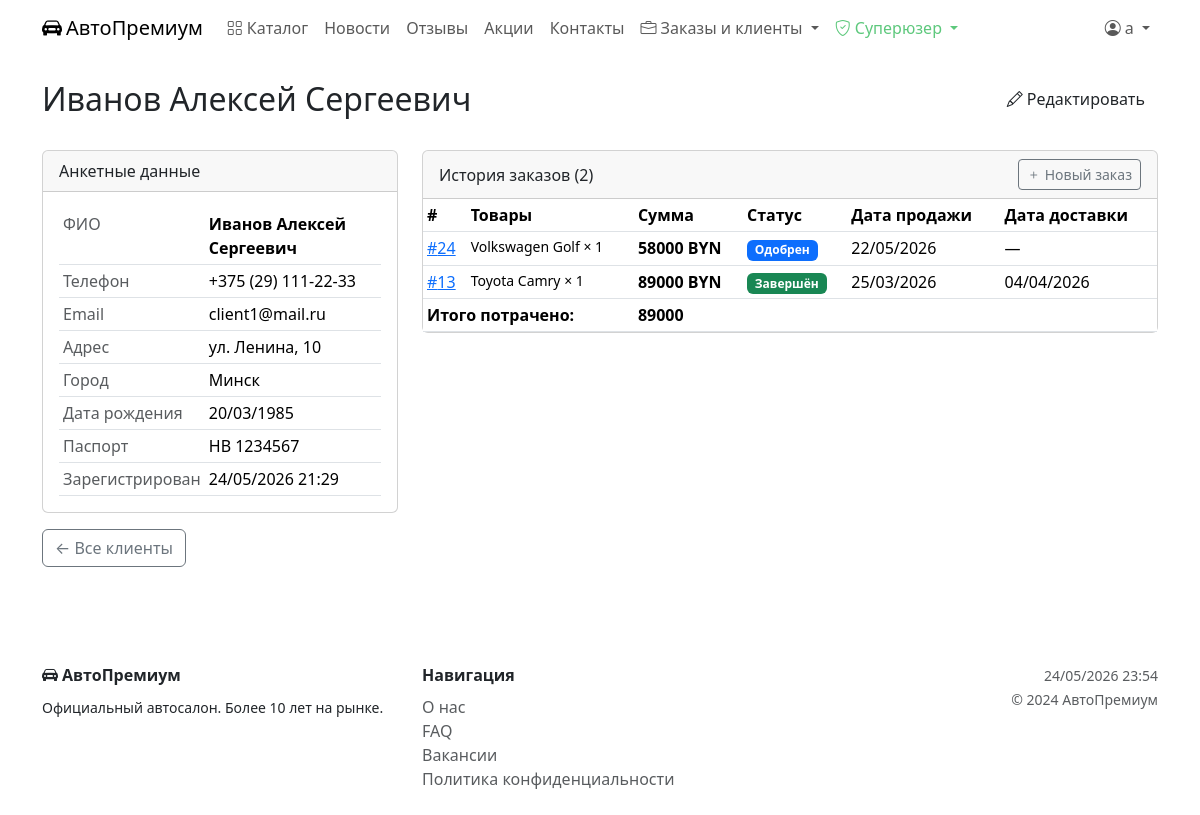
/clients/7/ (signed in), run on the app's committed database.
### catalog/models.py (models this page shows, shortened)
class Client(models.Model):
    user = models.OneToOneField(
        User, on_delete=models.CASCADE,
        related_name='client_profile', verbose_name='Пользователь'
    )
    last_name = models.CharField('Фамилия', max_length=100, blank=True)
    first_name = models.CharField('Имя', max_length=100, blank=True)
    patronymic = models.CharField('Отчество', max_length=100, blank=True)
    phone = models.CharField('Телефон', max_length=20, validators=[validate_phone])
    email = models.EmailField('Email')
    address = models.CharField('Адрес', max_length=255, blank=True)
    city = models.CharField('Город', max_length=100, blank=True)
    birth_date = models.DateField('Дата рождения', validators=[validate_adult])
    passport_series = models.CharField('Серия паспорта', max_length=10, blank=True)
    passport_number = models.CharField('Номер паспорта', max_length=20, blank=True)
    created_at = models.DateTimeField('Зарегистрирован', auto_now_add=True)
    class Meta:
        verbose_name = 'Клиент'
        verbose_name_plural = 'Клиенты'
        ordering = ['last_name', 'first_name']
    def full_name(self):
        parts = [self.last_name, self.first_name, self.patronymic]
        return ' '.join(p for p in parts if p) or self.user.get_full_name() or self.user.username

class Order(models.Model):
    STATUS_CHOICES = [
        ('pending', 'Ожидает'),
        ('approved', 'Одобрен'),
        ('completed', 'Завершён'),
        ('cancelled', 'Отменён'),
    ]
    client = models.ForeignKey(
        Client, on_delete=models.PROTECT,
        related_name='orders', verbose_name='Клиент'
    )
    employee = models.ForeignKey(
        Employee, on_delete=models.SET_NULL, null=True, blank=True,
        related_name='orders', verbose_name='Сотрудник'
    )
    status = models.CharField('Статус', max_length=15, choices=STATUS_CHOICES, default='pending')
    sale_date = models.DateField('Дата продажи', null=True, blank=True)
    delivery_date = models.DateField('Дата доставки', null=True, blank=True)
    total_amount = models.DecimalField(
        'Итоговая сумма (BYN)', max_digits=14, decimal_places=2, default=0
    )
    comment = models.TextField('Комментарий', blank=True)
    created_at = models.DateTimeField('Создан', auto_now_add=True)
    updated_at = models.DateTimeField('Изменён', auto_now=True)
    class Meta:
        verbose_name = 'Заказ'
        verbose_name_plural = 'Заказы'
        ordering = ['-created_at']

class OrderItem(models.Model):
    order = models.ForeignKey(
        Order, on_delete=models.CASCADE,
        related_name='items', verbose_name='Заказ'
    )
    car = models.ForeignKey(
        Car, on_delete=models.PROTECT,
        related_name='order_items', verbose_name='Автомобиль'
    )
    quantity = models.PositiveSmallIntegerField('Количество', default=1)
    unit_price = models.DecimalField(
        'Цена за единицу (BYN)', max_digits=12, decimal_places=2
    )
    class Meta:
        verbose_name = 'Позиция заказа'
        verbose_name_plural = 'Позиции заказа'

class Car(models.Model):
    TRANSMISSION_CHOICES = [
        ('MT', 'Механика'), ('AT', 'Автомат'),
        ('CVT', 'Вариатор'), ('DCT', 'Робот'),
    ]
    FUEL_CHOICES = [
        ('petrol', 'Бензин'), ('diesel', 'Дизель'),
        ('electric', 'Электро'), ('hybrid', 'Гибрид'),
    ]
    STATUS_CHOICES = [
        ('available', 'В наличии'),
        ('reserved', 'Зарезервирован'),
        ('sold', 'Продан'),
    ]
    vin = models.CharField('VIN', max_length=17, unique=True)
    name = models.CharField('Модель', max_length=200)
    manufacturer = models.ForeignKey(
        Manufacturer, on_delete=models.PROTECT,
        related_name='cars', verbose_name='Производитель'
    )
    car_type = models.ForeignKey(
        CarType, on_delete=models.PROTECT,
        related_name='cars', verbose_name='Тип кузова'
    )
    year = models.PositiveSmallIntegerField('Год выпуска')
    price = models.DecimalField('Цена (BYN)', max_digits=12, decimal_places=2)
    mileage = models.PositiveIntegerField('Пробег (км)', default=0)
    color = models.CharField('Цвет', max_length=50)
    transmission = models.CharField('Трансмиссия', max_length=3, choices=TRANSMISSION_CHOICES)
    fuel = models.CharField('Тип топлива', max_length=10, choices=FUEL_CHOICES)
    engine_volume = models.DecimalField('Объём двигателя (л)', max_digits=4, decimal_places=1)
    horsepower = models.PositiveSmallIntegerField('Мощность (л.с.)')
    description = models.TextField('Описание', blank=True)
    photo = models.ImageField('Фото', upload_to='cars/', blank=True, null=True)
    status = models.CharField('Статус', max_length=10, choices=STATUS_CHOICES, default='available')
    features = models.ManyToManyField(
        Feature, blank=True, related_name='cars', verbose_name='Опции'
    )
    created_at = models.DateTimeField('Добавлен', auto_now_add=True)
    updated_at = models.DateTimeField('Изменён', auto_now=True)
    class Meta:
        verbose_name = 'Автомобиль'
        verbose_name_plural = 'Автомобили'
        ordering = ['-created_at']

class Manufacturer(models.Model):
    name = models.CharField('Название', max_length=100)
    country = models.CharField('Страна', max_length=100)
    website = models.URLField('Сайт', blank=True)
    logo = models.ImageField('Логотип', upload_to='manufacturers/', blank=True, null=True)
    class Meta:
        verbose_name = 'Производитель'
        verbose_name_plural = 'Производители'
        ordering = ['name']

### catalog/views.py (the view)
# urls.py: re_path(r'^clients/(?P<pk>\d+)/$', views.client_detail, name='client_detail'),
@login_required
def client_detail(request, pk):
    if not (request.user.is_staff or request.user.is_superuser):
        return redirect('index')
    client = get_object_or_404(Client, pk=pk)
    orders = client.orders.prefetch_related('items__car').order_by('-created_at')
    return render(request, 'catalog/client_detail.html', {
        'client': client, 'orders': orders
    })

### templates/catalog/client_detail.html (shortened to what this page needs)
{% extends 'base.html' %}
{% block content %}
<div class="d-flex justify-content-between mb-4">
  <h2 class="text-gold">{{ client.full_name }}</h2>
  <a href="{% url 'client_update' client.pk %}" class="btn btn-gold">
    <i class="bi bi-pencil me-1"></i>Редактировать
  </a>
</div>
<div class="row g-4">
  <div class="col-md-4">
    <div class="card">
      <div class="card-header text-gold">Анкетные данные</div>
      <div class="card-body">
        <table class="table table-sm mb-0">
          <tr><td class="text-muted">ФИО</td><td><strong>{{ client.full_name }}</strong></td></tr>
          <tr><td class="text-muted">Телефон</td><td>{{ client.phone }}</td></tr>
          <tr><td class="text-muted">Email</td><td>{{ client.email }}</td></tr>
          <tr><td class="text-muted">Адрес</td><td>{{ client.address|default:"—" }}</td></tr>
          <tr><td class="text-muted">Город</td><td>{{ client.city|default:"—" }}</td></tr>
          <tr><td class="text-muted">Дата рождения</td><td>{{ client.birth_date|date:"d/m/Y"|default:"—" }}</td></tr>
          <tr><td class="text-muted">Паспорт</td>
            <td>{{ client.passport_series }} {{ client.passport_number }}</td>
          </tr>
          <tr><td class="text-muted">Зарегистрирован</td>
            <td>{{ client.created_at|date:"d/m/Y H:i" }}</td>
          </tr>
        </table>
      </div>
    </div>
  </div>
  <div class="col-md-8">
    <div class="card">
      <div class="card-header d-flex justify-content-between align-items-center">
        <span class="text-gold">История заказов ({{ orders|length }})</span>
        <a href="{% url 'order_create' %}?client={{ client.pk }}" class="btn btn-outline-secondary btn-sm">
          <i class="bi bi-plus me-1"></i>Новый заказ
        </a>
      </div>
      <div class="card-body p-0">
        <table class="table table-sm mb-0">
          <thead>
            <tr><th>#</th><th>Товары</th><th>Сумма</th><th>Статус</th><th>Дата продажи</th><th>Дата доставки</th></tr>
          </thead>
          <tbody>
            {% for order in orders %}
            <tr>
              <td><a href="{% url 'order_detail' order.pk %}">#{{ order.pk }}</a></td>
              <td>
                {% for item in order.items.all %}
                <small class="d-block">{{ item.car.manufacturer.name }} {{ item.car.name }} × {{ item.quantity }}</small>
                {% empty %}<small class="text-muted">—</small>{% endfor %}
              </td>
              <td class="text-gold fw-bold">{{ order.total_amount|floatformat:0 }} BYN</td>
              <td>
                <span class="badge {% if order.status == 'completed' %}bg-success{% elif order.status == 'approved' %}bg-primary{% elif order.status == 'cancelled' %}bg-danger{% else %}bg-warning text-dark{% endif %}">
                  {{ order.get_status_display }}
                </span>
              </td>
              <td>{{ order.sale_date|date:"d/m/Y"|default:"—" }}</td>
              <td>{{ order.delivery_date|date:"d/m/Y"|default:"—" }}</td>
            </tr>
            {% empty %}
            <tr><td colspan="6" class="text-center text-muted py-3">Заказов нет</td></tr>
            {% endfor %}
          </tbody>
          {% if orders %}
          <tfoot style="background:#6b6161;">
            <tr>
              <td colspan="2"><strong>Итого потрачено:</strong></td>
              <td class="text-gold fw-bold">
                {% with total=0 %}
                  {% for o in orders %}{% if o.status == 'completed' %}
                    {{ o.total_amount|add:total }}
                  {% endif %}{% endfor %}
                {% endwith %}
              </td>
              <td colspan="3"></td>
            </tr>
          </tfoot>
          {% endif %}
        </table>
      </div>
    </div>
  </div>
</div>
<a href="{% url 'client_list' %}" class="btn btn-outline-secondary mt-3">← Все клиенты</a>
{% endblock %}

### templates/base.html (shortened to what this page needs)
<!DOCTYPE html>
<html lang="ru">
<head>
  <link href="https://cdn.jsdelivr.net/npm/bootstrap@5.3.2/dist/css/bootstrap.min.css" rel="stylesheet">
  <link href="https://cdn.jsdelivr.net/npm/bootstrap-icons@1.11.1/font/bootstrap-icons.css" rel="stylesheet">
</head>
<body>
<nav class="navbar navbar-expand-lg sticky-top">
  <div class="container">
    <a class="navbar-brand" href="{% url 'index' %}">
      <i class="bi bi-car-front-fill me-1"></i>АвтоПремиум
    </a>
    <div class="collapse navbar-collapse" id="nav">
      <ul class="navbar-nav me-auto">
        <li class="nav-item"><a class="nav-link" href="{% url 'car_list' %}"><i class="bi bi-grid me-1"></i>Каталог</a></li>
        <li class="nav-item"><a class="nav-link" href="{% url 'news_list' %}">Новости</a></li>
        <li class="nav-item"><a class="nav-link" href="{% url 'reviews_list' %}">Отзывы</a></li>
        <li class="nav-item"><a class="nav-link" href="{% url 'promos' %}">Акции</a></li>
        <li class="nav-item"><a class="nav-link" href="{% url 'contacts' %}">Контакты</a></li>
{% if user.is_staff %}
<li class="nav-item dropdown">
  <a class="nav-link dropdown-toggle text-gold" href="#" data-bs-toggle="dropdown">
    <i class="bi bi-briefcase me-1"></i>Заказы и клиенты
  </a>
</li>
{% endif %}
        {% if user.is_superuser %}
        <li class="nav-item dropdown">
          <a class="nav-link dropdown-toggle" style="color:#5dc87c !important;" href="#" data-bs-toggle="dropdown">
            <i class="bi bi-shield-check me-1"></i>Суперюзер
          </a>
        </li>
        {% endif %}
      </ul>
      <ul class="navbar-nav">
        {% if user.is_authenticated %}
        <li class="nav-item dropdown">
          <a class="nav-link dropdown-toggle" href="#" data-bs-toggle="dropdown">
            <i class="bi bi-person-circle me-1"></i>{{ user.get_full_name|default:user.username }}
          </a>
        </li>
        {% else %}
        <li class="nav-item"><a class="nav-link" href="{% url 'login' %}"><i class="bi bi-box-arrow-in-right me-1"></i>Войти</a></li>
        <li class="nav-item"><a class="btn btn-gold ms-2 nav-link px-3" href="{% url 'register' %}">Регистрация</a></li>
        {% endif %}
      </ul>
    </div>
  </div>
</nav>
<main class="py-4">
  <div class="container">
    {% block content %}{% endblock %}
  </div>
</main>
<footer class="footer py-4 mt-5">
  <div class="container">
    <div class="row">
      <div class="col-md-4">
        <div class="text-gold fw-bold mb-2"><i class="bi bi-car-front-fill me-1"></i>АвтоПремиум</div>
        <small>Официальный автосалон. Более 10 лет на рынке.</small>
      </div>
      <div class="col-md-4">
        <div class="fw-bold mb-2">Навигация</div>
        <div><a href="{% url 'about' %}" class="text-muted text-decoration-none">О нас</a></div>
        <div><a href="{% url 'faq' %}" class="text-muted text-decoration-none">FAQ</a></div>
        <div><a href="{% url 'vacancies' %}" class="text-muted text-decoration-none">Вакансии</a></div>
        <div><a href="{% url 'privacy' %}" class="text-muted text-decoration-none">Политика конфиденциальности</a></div>
      </div>
      <div class="col-md-4 text-md-end">
        <small class="text-muted">{% now "d/m/Y H:i" %}</small><br>
        <small class="text-muted">© 2024 АвтоПремиум</small>
      </div>
    </div>
  </div>
</footer>
</body>
</html>

### data on the page
Client: full_name "Иванов Алексей Сергеевич", phone "+375 (29) 111-22-33", email "client1@mail.ru", address "ул. Ленина, 10", city "Минск", birth_date "20/03/1985", passport_series "HB", passport_number "1234567", created_at "24/05/2026 21:29"
Order: pk "24", total_amount "58000", status "Одобрен", sale_date "22/05/2026", delivery_date "—"
OrderItem: car.manufacturer.name "Volkswagen", car.name "Golf", quantity "1"
Order: pk "13", total_amount "89000", status "Завершён", sale_date "25/03/2026", delivery_date "04/04/2026", total_amount|add "89000"
OrderItem: car.manufacturer.name "Toyota", car.name "Camry", quantity "1"

### other printed values
{{ user.get_full_name|default:user.username }} "a"
{{ orders|length }} "2"
